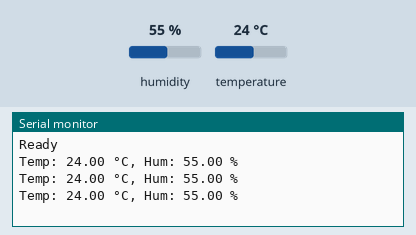
The sketch below on a simulated Arduino Uno, built with avr-gcc and run on an emulated ATmega328P. Parts: the last lines printed to the serial monitor. The test bench sets the inputs (shaded band); at power-on: humidity 55 %, temperature 24 °C.

Above: at 2.9 s.
3.0 s: humidity set to 22 %
At 5.7 s:
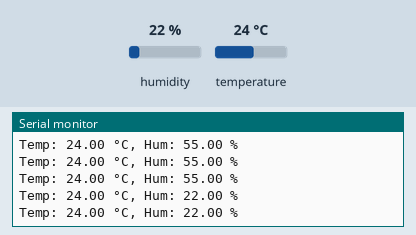
5.8 s: temperature set to 12 °C
At 7.8 s:
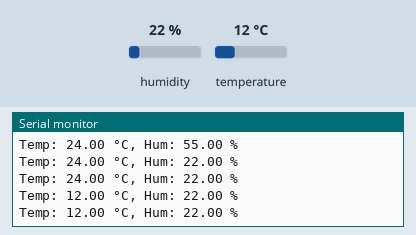
8.6 s: humidity set to 40 %
At 10.3 s:
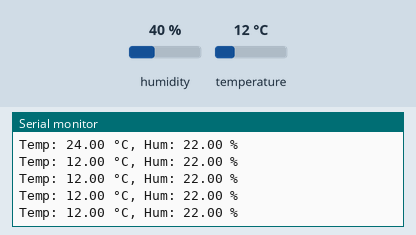
Timing chart, 0 to 11.8 s (numbered marks = the images above; inputs shaded):
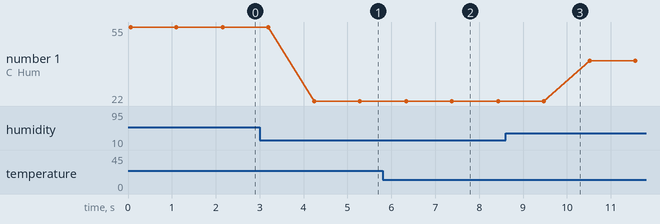

Measured:
- after the input at 3.0 s, the serial monitor: prints a new line after 1.2 s (image 1)
- after the input at 5.8 s, the serial monitor: prints a new line after 0.54 s (image 2)
- plotted number 1: 55 → 22 after the input at 3.0 s, 22 → 40 after the input at 8.6 s

The sketch:

Temperature_Humidity.ino
```cpp
#include <SoftwareSerial.h>
#include <DHT.h>

// Define DHT11 sensor pin and type
#define DHTPIN 3      // Pin connected to the DHT11 sensor
#define DHTTYPE DHT11 // DHT sensor type

// Define Bluetooth RX and TX pins
#define RX_PIN 8   // Bluetooth RX (to TX of BT module)
#define TX_PIN 9   // Bluetooth TX (to RX of BT module)

SoftwareSerial bt(RX_PIN, TX_PIN);  // Create SoftwareSerial object for Bluetooth
DHT dht(DHTPIN, DHTTYPE);           // Create DHT object

void setup() {
  Serial.begin(9600);  // Start Serial Monitor
  bt.begin(9600);      // Start Bluetooth communication
  dht.begin();         // Initialize DHT sensor
  Serial.println("Ready");
  bt.println("Ready");  // Send status to Bluetooth
}

void loop() {
  // Read humidity and temperature
  float hum = dht.readHumidity();       // Read humidity
  float temp = dht.readTemperature();   // Read temperature in Celsius

  // Check if the readings are valid
  if (isnan(hum) || isnan(temp)) {
    Serial.println("Error reading DHT11 sensor!");
    bt.println("Error reading DHT11 sensor!"); // Send error to Bluetooth as well
    delay(5000);  // Delay before trying again
    return;
  }

  // Send formatted data to Bluetooth Terminal
  bt.print("Temp: ");
  bt.print(temp, 2);  // Print 2 decimal places for precision
  bt.print(" °C, Hum: ");
  bt.print(hum, 2);
  bt.println(" %");

  // Print the same data to Serial Monitor for debugging
  Serial.print("Temp: ");
  Serial.print(temp, 2);
  Serial.print(" °C, Hum: ");
  Serial.print(hum, 2);
  Serial.println(" %");

  delay(1000);  // Delay for 5 seconds before taking another reading
}
```
